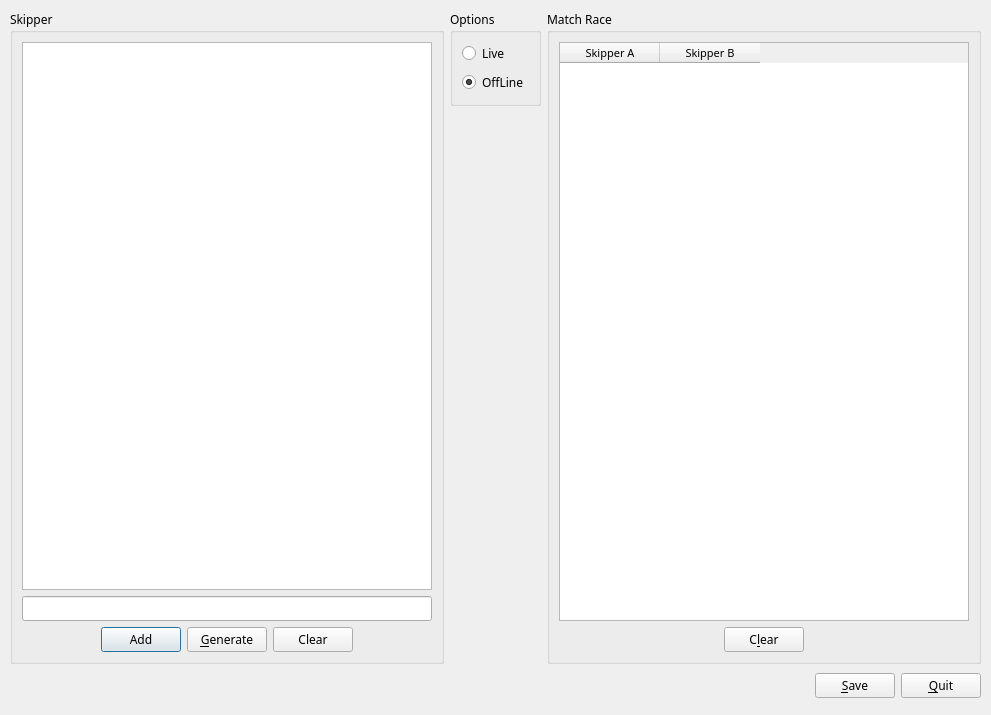
<ui version="4.0" >
 <author></author>
 <comment></comment>
 <exportmacro></exportmacro>
 <class>D_MainWin</class>
 <widget class="QDialog" name="D_MainWin" >
  <property name="geometry" >
   <rect>
    <x>0</x>
    <y>0</y>
    <width>991</width>
    <height>715</height>
   </rect>
  </property>
  <property name="font" >
   <font>
    <family>Sans Serif</family>
    <pointsize>9</pointsize>
    <weight>50</weight>
    <italic>false</italic>
    <bold>false</bold>
    <underline>false</underline>
    <strikeout>false</strikeout>
   </font>
  </property>
  <property name="windowTitle" >
   <string>Dialog</string>
  </property>
  <widget class="QWidget" name="" >
   <property name="geometry" >
    <rect>
     <x>10</x>
     <y>10</y>
     <width>971</width>
     <height>691</height>
    </rect>
   </property>
   <layout class="QVBoxLayout" >
    <property name="margin" >
     <number>0</number>
    </property>
    <property name="spacing" >
     <number>6</number>
    </property>
    <item>
     <layout class="QHBoxLayout" >
      <property name="margin" >
       <number>0</number>
      </property>
      <property name="spacing" >
       <number>6</number>
      </property>
      <item>
       <widget class="QGroupBox" name="groupBox" >
        <property name="title" >
         <string>Skipper</string>
        </property>
        <layout class="QVBoxLayout" >
         <property name="margin" >
          <number>9</number>
         </property>
         <property name="spacing" >
          <number>6</number>
         </property>
         <item>
          <widget class="QListWidget" name="L_SkipperList" >
           <property name="cursor" >
            <cursor>0</cursor>
           </property>
          </widget>
         </item>
         <item>
          <layout class="QVBoxLayout" >
           <property name="margin" >
            <number>0</number>
           </property>
           <property name="spacing" >
            <number>6</number>
           </property>
           <item>
            <widget class="QLineEdit" name="T_SkipperName" />
           </item>
           <item>
            <layout class="QHBoxLayout" >
             <property name="margin" >
              <number>0</number>
             </property>
             <property name="spacing" >
              <number>6</number>
             </property>
             <item>
              <spacer>
               <property name="orientation" >
                <enum>Qt::Horizontal</enum>
               </property>
               <property name="sizeHint" >
                <size>
                 <width>40</width>
                 <height>20</height>
                </size>
               </property>
              </spacer>
             </item>
             <item>
              <widget class="QPushButton" name="B_AddSkipper" >
               <property name="text" >
                <string>Add</string>
               </property>
              </widget>
             </item>
             <item>
              <widget class="QPushButton" name="B_Generate" >
               <property name="text" >
                <string>&amp;Generate</string>
               </property>
               <property name="shortcut" >
                <string>Ctrl+G</string>
               </property>
              </widget>
             </item>
             <item>
              <widget class="QPushButton" name="b_ClearSkipper" >
               <property name="text" >
                <string>Clear</string>
               </property>
              </widget>
             </item>
             <item>
              <spacer>
               <property name="orientation" >
                <enum>Qt::Horizontal</enum>
               </property>
               <property name="sizeHint" >
                <size>
                 <width>40</width>
                 <height>20</height>
                </size>
               </property>
              </spacer>
             </item>
            </layout>
           </item>
          </layout>
         </item>
        </layout>
       </widget>
      </item>
      <item>
       <layout class="QVBoxLayout" >
        <property name="margin" >
         <number>0</number>
        </property>
        <property name="spacing" >
         <number>6</number>
        </property>
        <item>
         <widget class="QGroupBox" name="groupBox_3" >
          <property name="title" >
           <string>Options</string>
          </property>
          <property name="alignment" >
           <set>Qt::AlignLeading|Qt::AlignLeft|Qt::AlignTop</set>
          </property>
          <layout class="QVBoxLayout" >
           <property name="margin" >
            <number>9</number>
           </property>
           <property name="spacing" >
            <number>6</number>
           </property>
           <item>
            <widget class="QRadioButton" name="R_Live" >
             <property name="text" >
              <string>Live</string>
             </property>
            </widget>
           </item>
           <item>
            <widget class="QRadioButton" name="R_OffLine" >
             <property name="text" >
              <string>OffLine</string>
             </property>
             <property name="checked" >
              <bool>true</bool>
             </property>
            </widget>
           </item>
          </layout>
         </widget>
        </item>
        <item>
         <spacer>
          <property name="orientation" >
           <enum>Qt::Vertical</enum>
          </property>
          <property name="sizeHint" >
           <size>
            <width>20</width>
            <height>40</height>
           </size>
          </property>
         </spacer>
        </item>
       </layout>
      </item>
      <item>
       <widget class="QGroupBox" name="groupBox_2" >
        <property name="title" >
         <string>Match Race</string>
        </property>
        <layout class="QVBoxLayout" >
         <property name="margin" >
          <number>9</number>
         </property>
         <property name="spacing" >
          <number>6</number>
         </property>
         <item>
          <widget class="QTableWidget" name="T_MatchRaceList" >
           <property name="sizePolicy" >
            <sizepolicy>
             <hsizetype>7</hsizetype>
             <vsizetype>7</vsizetype>
             <horstretch>0</horstretch>
             <verstretch>0</verstretch>
            </sizepolicy>
           </property>
           <property name="font" >
            <font>
             <family>Sans Serif</family>
             <pointsize>8</pointsize>
             <weight>50</weight>
             <italic>false</italic>
             <bold>false</bold>
             <underline>false</underline>
             <strikeout>false</strikeout>
            </font>
           </property>
           <property name="selectionMode" >
            <enum>QAbstractItemView::SingleSelection</enum>
           </property>
           <property name="columnCount" >
            <number>2</number>
           </property>
           <column>
            <property name="text" >
             <string>Skipper A</string>
            </property>
           </column>
           <column>
            <property name="text" >
             <string>Skipper B</string>
            </property>
           </column>
          </widget>
         </item>
         <item>
          <layout class="QHBoxLayout" >
           <property name="margin" >
            <number>0</number>
           </property>
           <property name="spacing" >
            <number>6</number>
           </property>
           <item>
            <spacer>
             <property name="orientation" >
              <enum>Qt::Horizontal</enum>
             </property>
             <property name="sizeHint" >
              <size>
               <width>40</width>
               <height>20</height>
              </size>
             </property>
            </spacer>
           </item>
           <item>
            <widget class="QPushButton" name="b_ClearMatchRace" >
             <property name="text" >
              <string>C&amp;lear</string>
             </property>
             <property name="shortcut" >
              <string>Ctrl+L</string>
             </property>
            </widget>
           </item>
           <item>
            <spacer>
             <property name="orientation" >
              <enum>Qt::Horizontal</enum>
             </property>
             <property name="sizeHint" >
              <size>
               <width>40</width>
               <height>20</height>
              </size>
             </property>
            </spacer>
           </item>
          </layout>
         </item>
        </layout>
       </widget>
      </item>
     </layout>
    </item>
    <item>
     <layout class="QHBoxLayout" >
      <property name="margin" >
       <number>0</number>
      </property>
      <property name="spacing" >
       <number>6</number>
      </property>
      <item>
       <spacer>
        <property name="orientation" >
         <enum>Qt::Horizontal</enum>
        </property>
        <property name="sizeHint" >
         <size>
          <width>131</width>
          <height>31</height>
         </size>
        </property>
       </spacer>
      </item>
      <item>
       <widget class="QPushButton" name="B_Save" >
        <property name="text" >
         <string>&amp;Save</string>
        </property>
        <property name="shortcut" >
         <string>Ctrl+S</string>
        </property>
       </widget>
      </item>
      <item>
       <widget class="QPushButton" name="okButton" >
        <property name="focusPolicy" >
         <enum>Qt::ClickFocus</enum>
        </property>
        <property name="text" >
         <string>&amp;Quit</string>
        </property>
        <property name="shortcut" >
         <string>Ctrl+Q</string>
        </property>
       </widget>
      </item>
     </layout>
    </item>
   </layout>
  </widget>
 </widget>
 <pixmapfunction></pixmapfunction>
 <tabstops>
  <tabstop>T_SkipperName</tabstop>
  <tabstop>B_AddSkipper</tabstop>
  <tabstop>L_SkipperList</tabstop>
  <tabstop>B_Generate</tabstop>
  <tabstop>B_Save</tabstop>
  <tabstop>T_MatchRaceList</tabstop>
  <tabstop>okButton</tabstop>
 </tabstops>
 <resources/>
 <connections>
  <connection>
   <sender>okButton</sender>
   <signal>clicked()</signal>
   <receiver>D_MainWin</receiver>
   <slot>accept()</slot>
   <hints>
    <hint type="sourcelabel" >
     <x>978</x>
     <y>664</y>
    </hint>
    <hint type="destinationlabel" >
     <x>835</x>
     <y>590</y>
    </hint>
   </hints>
  </connection>
  <connection>
   <sender>b_ClearSkipper</sender>
   <signal>clicked()</signal>
   <receiver>L_SkipperList</receiver>
   <slot>clear()</slot>
   <hints>
    <hint type="sourcelabel" >
     <x>310</x>
     <y>621</y>
    </hint>
    <hint type="destinationlabel" >
     <x>324</x>
     <y>207</y>
    </hint>
   </hints>
  </connection>
 </connections>
</ui>
